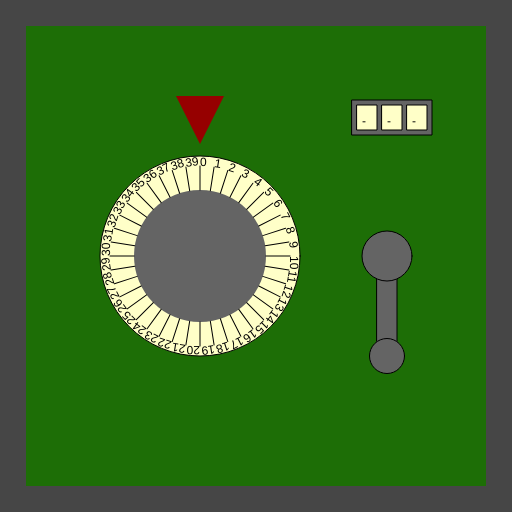
Frame 1 (no input)
Frame 60 (no input): identical to frame 1, image omitted
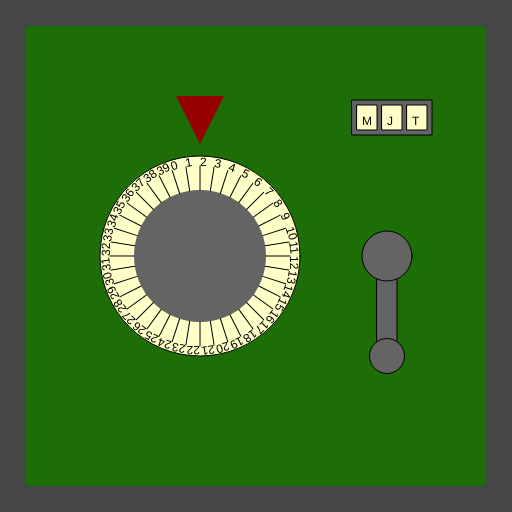
Frame 120 (the mouse pressed at the canvas centre since frame 60)

The p5.js sketch that drew these frames (run headless with seeded random() and noise() and a simulated clock; from frame 60 on, the mouse is pressed at the canvas centre):

// p5.js sketch
// ── sketch.js
/*

Officer: 6128338
CaseNum: 303-1-82330230-6128338

Case 303 - The Case of the Crooked Attorney
Stage 2 - Torvalds' House

This safe is in Torvalds’ home study. Be careful. If you get caught, I don’t know you !

Crack this safe by doing the following:

	When the mouse button is pressed:
	- Increment Classified_Box_CodeA by 2

	When any key is released:
	- Increment Classified_Box_CodeB by 2

	When any key is released:
	- Make Classified_Box_CodeC equal to the string "SZI"

	When the mouse button is pressed:
	- Make Classified_Box_CodeC equal to the string "MJT"



This time you'll need to create the relevant event handlers yourself.

There are many possible ways of investigating this case, but you
should use ONLY the following commands:

	- The assignment operator aka. the equals sign !
	- Incrementing +=
	- Decrementing -=

*/

//declare the variables

var Classified_Box_CodeA;
var Classified_Box_CodeB;
var Classified_Box_CodeC;


function preload()
{
	//IMAGES WILL BE LOADED HERE

}

function setup()
{
	createCanvas(512,512);

	//initialise the variables
	Classified_Box_CodeA = 0;
	Classified_Box_CodeB = 0;
	Classified_Box_CodeC = "";

}

///////////////////EVENT HANDLERS///////////////////

//Create event handlers here to open the safe ...

function mousePressed() {
	// When the mouse button is pressed:
	// - Increment Classified_Box_CodeA by 2
	Classified_Box_CodeA += 2;

	// When the mouse button is pressed:
	// - Make Classified_Box_CodeC equal to the string "MJT"
	Classified_Box_CodeC = "MJT";

}

function keyReleased() {
	// When any key is released:
	// - Increment Classified_Box_CodeB by 2
	Classified_Box_CodeB += 2;

	// When any key is released:
	// - Make Classified_Box_CodeC equal to the string "SZI"

	Classified_Box_CodeC = "SZI";
}



///////////////DO NOT CHANGE CODE BELOW THIS POINT///////////////////

function draw()
{

	//Draw the safe door
	background(70);
	noStroke();
	fill(29,110,6);
	rect(26,26,width-52,width-52);

	//Draw the combination dial
	push();
	translate(200,height/2);
	drawDial(200, Classified_Box_CodeA, 40);
	pop();

	//Draw the lever
	push();
	translate(width - 125,256);
	drawLever(Classified_Box_CodeB);
	pop();

	//Draw the spinner
	push();
	translate(width - 120,100);
	drawSpinner(3, Classified_Box_CodeC);
	pop();

}

function drawDial(diameter,num,maxNum)
{
	//the combination lock

	var r = diameter * 0.5;
	var p = r * 0.6;

	stroke(0);
	fill(255,255,200);
	ellipse(0,0,diameter,diameter);
	fill(100);
	noStroke();
	ellipse(0,0,diameter*0.66,diameter*0.66);
	fill(150,0,0);
	triangle(
		-p * 0.4,-r-p,
		p * 0.4,-r-p,
		0,-r-p/5
	);

	noStroke();

	push();
	var inc = 360/maxNum;

	rotate(radians(-num * inc));
	for(var i = 0; i < maxNum; i++)
	{
		push();
		rotate(radians(i * inc));
		stroke(0);
		line(0,-r*0.66,0,-(r-10));
		noStroke();
		fill(0);
		text(i,0,-(r-10));
		pop();
	}

	pop();
}

function drawLever(rot)
{
	push();
	rotate(radians(-rot))
	stroke(0);
	fill(100);
	rect(-10,0,20,100);
	ellipse(0,0,50,50);
	ellipse(0,100,35,35);
	pop();
}

function drawSpinner(numSpinners, val)
{
	var sw = 20;
	var ow = (sw + 5) * numSpinners + 5;
	stroke(0);
	fill(100);
	rect(-ow/2,0,ow,35);
	if(typeof(val) == "number")
	{
		val = floor(val).toString(); //convert to string
	}


	for(var d = numSpinners - val.length; d > 0; d--)
	{
		val = "-" + val;
	}

	for(var i = 0; i < numSpinners; i++)
	{
		stroke(0);
		fill(255,255,200);
		rect(-ow/2 + i * (sw + 5) + 5,5,20,25);
		fill(0);
		noStroke();
		text(val[i],-ow/2 + sw/2 + i * (sw +5),25);
	}

}
